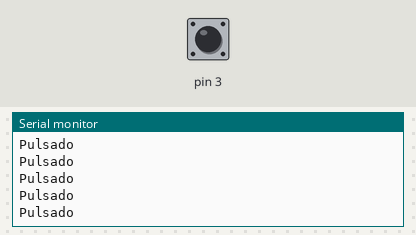
This sketch was run on a simulated Arduino Uno, built with avr-gcc and run on an emulated ATmega328P. Shown: the last lines printed to the serial monitor. The test bench sets the inputs (shaded band); at power-on: pin 3 LOW.

Above: at 1.2 s.
1.3 s: pin 3 driven HIGH
At 2.3 s:
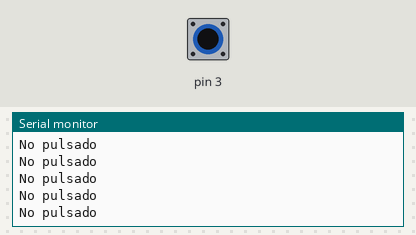
3.2 s: pin 3 pulsed LOW 2 times (0.12 s each, 0.3 s apart)
6.8 s: pin 3 driven LOW
At 7.3 s:
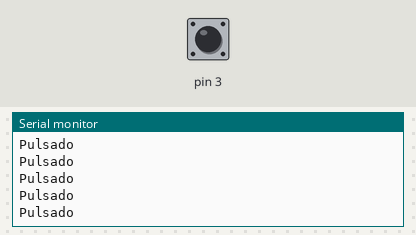
12.8 s: pin 3 driven HIGH
At 13.9 s:
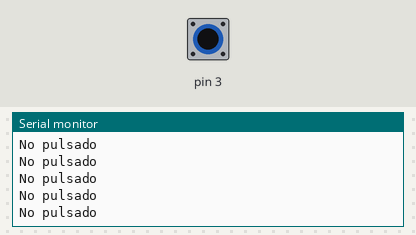
15.8 s: pin 3 driven LOW
At 16.9 s:
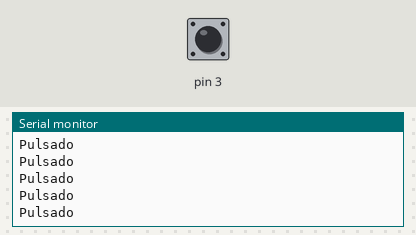

Measured:
- after the input at 1.3 s, the serial monitor: prints a new line after 0.08 s (image 1)
- after the input at 6.8 s, the serial monitor: prints a new line after 0.07 s (image 2)
- after the input at 12.8 s, the serial monitor: prints a new line after 0.07 s (image 3)

The sketch:

EntradasDigitalesPullUp.ino
```cpp
void setup() {
  // put your setup code here, to run once:
  Serial.begin(9600);
  pinMode(3,INPUT);
}

void loop() {
  // put your main code here, to run repeatedly:
  bool estado_pusador = digitalRead(3);
  String estado;
  if(estado_pusador==true){
    estado ="No pulsado";
  }else{
    estado="Pulsado";
  }
  Serial.println(estado);
}
```
